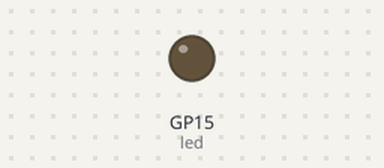
Simulated run of this program. Board: Raspberry Pi Pico running MicroPython. Parts: output pins drawn as LEDs (lit = HIGH).

Above: at 0.05 s.
At 1.6 s:
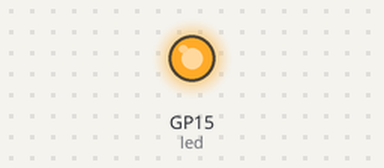
At 3.25 s:
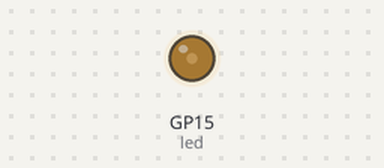
At 6.45 s:
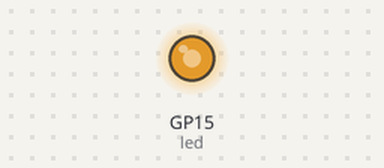
Timing chart, 0 to 8.4 s (numbered marks = the images above):
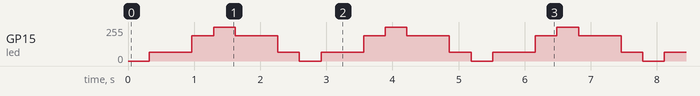

Measured:
- by itself, GP15 (led): 0/255 → 64/255 at 0.32 s, → 191/255 0.64 s later, → 255/255 0.33 s later, → 191/255 0.33 s later, … (93 changes in this stretch)

The program:

004_led_fade.py
```python
from machine import Pin, PWM
from time import sleep_ms

LED_PIN = 15
PWM_RESOLUTION = 16
PWM_FREQUENCY = 5000
PWM_MAX = (1 << PWM_RESOLUTION) -1
PWM_STEP = PWM_MAX // 256
DELAY_VAL = 5

led = PWM(Pin(LED_PIN), freq=PWM_FREQUENCY, duty_u16=0)

while True:
    for value in range(0, PWM_MAX + 1, PWM_STEP):
        led.duty_u16(value)
        sleep_ms(DELAY_VAL)

    for value in range(PWM_MAX, -1, -PWM_STEP):
        led.duty_u16(value)
        sleep_ms(DELAY_VAL)
```
